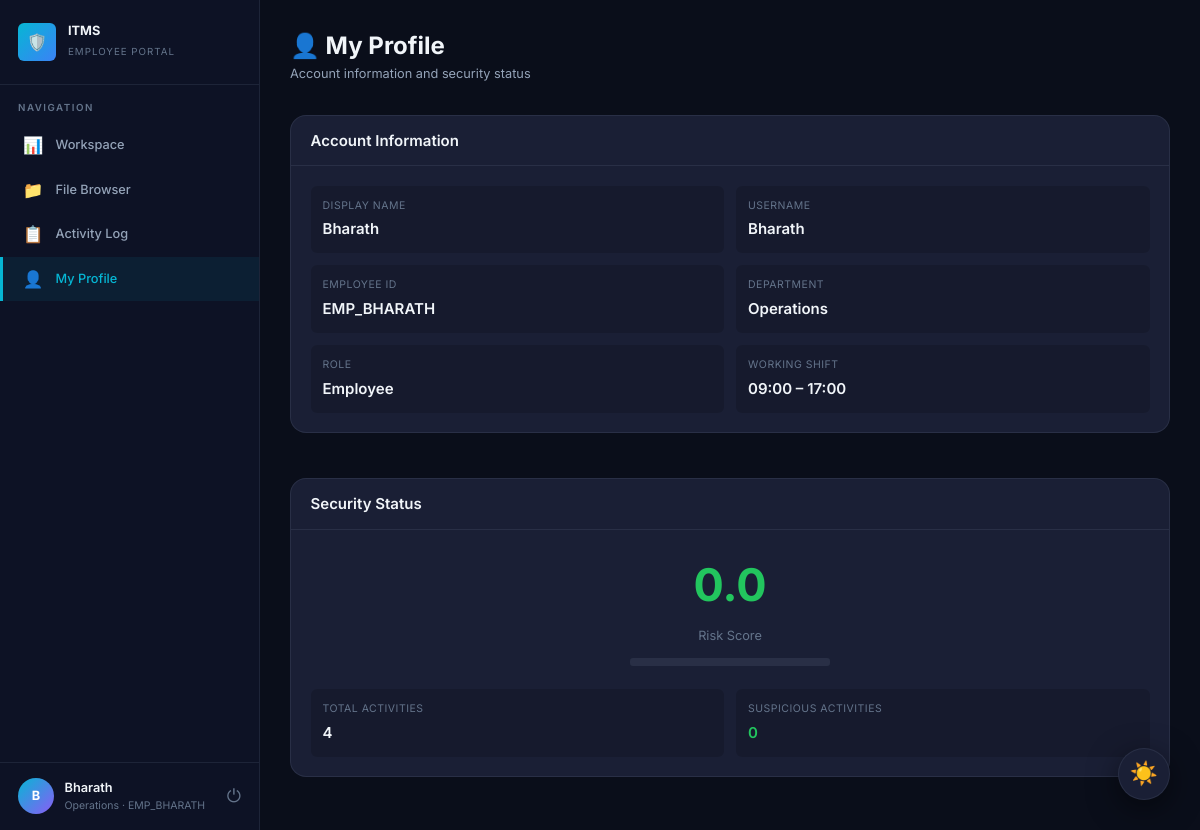
The page /employee/profile (signed in) on the database its author committed.
### app/models.py (models this page shows, shortened)
class User(UserMixin, db.Model):
    __tablename__ = 'users'
    id = db.Column(db.Integer, primary_key=True)
    username = db.Column(db.String(80), unique=True, nullable=False)
    display_name = db.Column(db.String(120), nullable=False)
    password_hash = db.Column(db.String(256), nullable=False)
    employee_id = db.Column(db.String(50), unique=True, nullable=False)
    department = db.Column(db.String(80), nullable=True)
    role = db.Column(db.String(20), nullable=False, default='employee')  # 'employee' or 'admin'
    shift_start = db.Column(db.String(5), nullable=True)  # HH:MM format
    shift_end = db.Column(db.String(5), nullable=True)  # HH:MM format
    risk_score = db.Column(db.Float, default=0.0)
    created_at = db.Column(db.DateTime, default=lambda: datetime.now())
    activities = db.relationship('Activity', backref='user', lazy='dynamic')
    alerts = db.relationship('Alert', backref='user', lazy='dynamic')
    def is_admin(self):
        return self.role == 'admin'

### app/routes/employee.py (the view)
@employee_bp.route('/profile')
@login_required
@employee_required
def profile():
    risk_breakdown = detection_engine.get_risk_breakdown(current_user.id)
    total_activities = Activity.query.filter_by(user_id=current_user.id).count()
    suspicious_count = Activity.query.filter_by(user_id=current_user.id, is_suspicious=True).count()
    return render_template('employee/profile.html',
                           risk_breakdown=risk_breakdown,
                           total_activities=total_activities,
                           suspicious_count=suspicious_count)

### app/detection.py (called while the page is built, shortened)
    def get_risk_breakdown(self, user_id):
        activities = Activity.query.filter(
            Activity.user_id == user_id,
            Activity.is_suspicious == True
        ).order_by(Activity.timestamp.desc()).all()
        breakdown = []
        return breakdown

### app/routes/employee.py (called while the page is built)
def employee_required(f):
    @wraps(f)
    def decorated(*args, **kwargs):
        if not current_user.is_authenticated:
            return redirect(url_for('auth.login'))
        if current_user.is_admin():
            abort(403)
        return f(*args, **kwargs)
    return decorated

### app/templates/employee/profile.html (shortened to what this page needs)
{% extends "base.html" %}
{% block body %}
<div class="app-layout">
    <aside class="sidebar">
        <div class="sidebar-brand">
            <div class="brand-icon">🛡️</div>
            <div class="brand-text">
                <h3>ITMS</h3>
                <span>Employee Portal</span>
            </div>
        </div>
        <nav class="sidebar-nav">
            <div class="nav-section">
                <div class="nav-section-title">Navigation</div>
                <a href="{{ url_for('employee.workspace') }}" class="nav-link">
                    <span class="nav-icon">📊</span> Workspace
                </a>
                <a href="{{ url_for('employee.file_browser') }}" class="nav-link">
                    <span class="nav-icon">📁</span> File Browser
                </a>
                <a href="{{ url_for('employee.activity_log') }}" class="nav-link">
                    <span class="nav-icon">📋</span> Activity Log
                </a>
                <a href="{{ url_for('employee.profile') }}" class="nav-link active">
                    <span class="nav-icon">👤</span> My Profile
                </a>
            </div>
        </nav>
        <div class="sidebar-user">
            <div class="user-avatar">{{ current_user.display_name[0] }}</div>
            <div class="user-info">
                <div class="user-name">{{ current_user.display_name }}</div>
                <div class="user-role">{{ current_user.department }} · {{ current_user.employee_id }}</div>
            </div>
            <a href="{{ url_for('auth.logout') }}" title="Logout" style="color: var(--text-muted); font-size: 1.2rem;">⏻</a>
        </div>
    </aside>
    <main class="main-content">
        <div class="page-header">
            <div>
                <h1>👤 My Profile</h1>
                <p class="subtitle">Account information and security status</p>
            </div>
        </div>
        <div class="grid-2">
            <div class="panel">
                <div class="panel-header">
                    <h3>Account Information</h3>
                </div>
                <div class="panel-body">
                    <div class="profile-grid">
                        <div class="profile-item">
                            <div class="label">Display Name</div>
                            <div class="value">{{ current_user.display_name }}</div>
                        </div>
                        <div class="profile-item">
                            <div class="label">Username</div>
                            <div class="value">{{ current_user.username }}</div>
                        </div>
                        <div class="profile-item">
                            <div class="label">Employee ID</div>
                            <div class="value">{{ current_user.employee_id }}</div>
                        </div>
                        <div class="profile-item">
                            <div class="label">Department</div>
                            <div class="value">{{ current_user.department }}</div>
                        </div>
                        <div class="profile-item">
                            <div class="label">Role</div>
                            <div class="value" style="text-transform: capitalize;">{{ current_user.role }}</div>
                        </div>
                        <div class="profile-item">
                            <div class="label">Working Shift</div>
                            <div class="value">{{ current_user.shift_start }} – {{ current_user.shift_end }}</div>
                        </div>
                    </div>
                </div>
            </div>
            <div class="panel">
                <div class="panel-header">
                    <h3>Security Status</h3>
                </div>
                <div class="panel-body">
                    <div style="text-align: center; margin-bottom: 1.5rem;">
                        <div class="risk-score {% if current_user.risk_score >= 70 %}high{% elif current_user.risk_score >= 40 %}medium{% else %}low{% endif %}"
                             style="font-size: 3rem; justify-content: center;">
                            {{ current_user.risk_score|round(1) }}
                        </div>
                        <div style="color: var(--text-muted); font-size: 0.85rem; margin-top: 0.3rem;">Risk Score</div>
                        <div class="risk-bar" style="width: 200px; margin: 0.8rem auto; height: 8px;">
                        </div>
                    </div>
                    <div class="profile-grid">
                        <div class="profile-item">
                            <div class="label">Total Activities</div>
                            <div class="value">{{ total_activities }}</div>
                        </div>
                        <div class="profile-item">
                            <div class="label">Suspicious Activities</div>
                            <div class="value" style="color: {% if suspicious_count > 0 %}var(--color-danger){% else %}var(--color-success){% endif %};">
                                {{ suspicious_count }}
                            </div>
                        </div>
                    </div>
                </div>
            </div>
        </div>
    </main>
</div>
{% endblock %}

### rows shown on the page
User: display_name "B", display_name "Bharath", department "Operations", employee_id "EMP_BHARATH", username "Bharath", role "Employee", shift_start "09:00", shift_end "17:00", risk_score "0.0"

### other values the page prints
{{ total_activities }} "4"
{{ suspicious_count }} "0"
